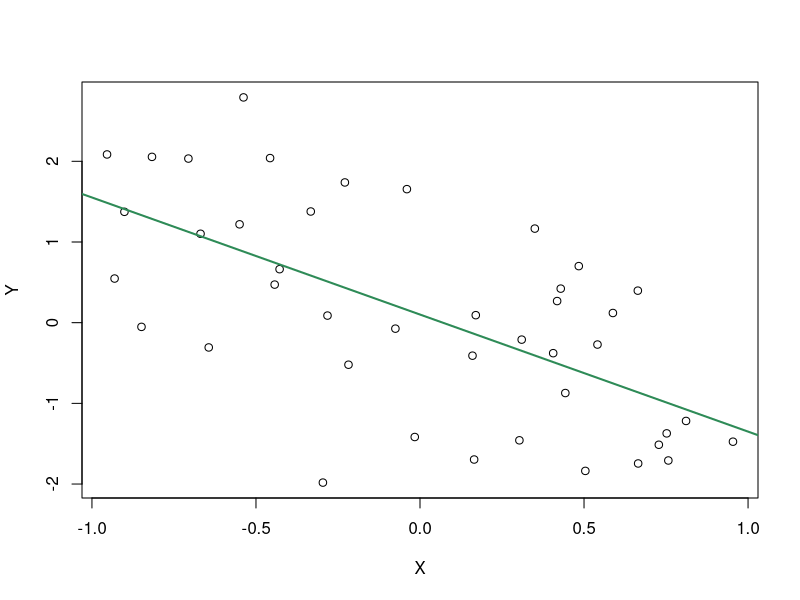

Write the R code that produced this figure.
##########################################################################################
#   Regression (Quiz-02)                                                                 #
#   Date: 25th May 2023                                                                  #
##########################################################################################


# Preparations
rm(list = ls(all.names = TRUE))

# load data
data <- read.csv('Dataset/Simple-32209.csv')

# head of the data
head(data)

attach(data)

# Estimate a simple linear regression to explain Y by X.
ll_reg <- lm(Y ~ X)

# Draw a scatterplot and add the estimated regression line.
plot(data)
abline(ll_reg, col = 'seagreen', lwd=2)

# sample size
n <- length(X); n # = 42

# intercept
coef(ll_reg)

# intercept: 0.1005218 
# slope: -1.4509552

# coefficient of determination
summary(ll_reg)
r2 <- summary(ll_reg)$r.squared; r2 # 0.401859

# RSS
RSS <- sum(residuals(ll_reg)^2); RSS # 41.55212

# predict X = 0.4
y_hat <- predict(ll_reg, data.frame(X = 0.9)); y_hat # = -1.205338 

